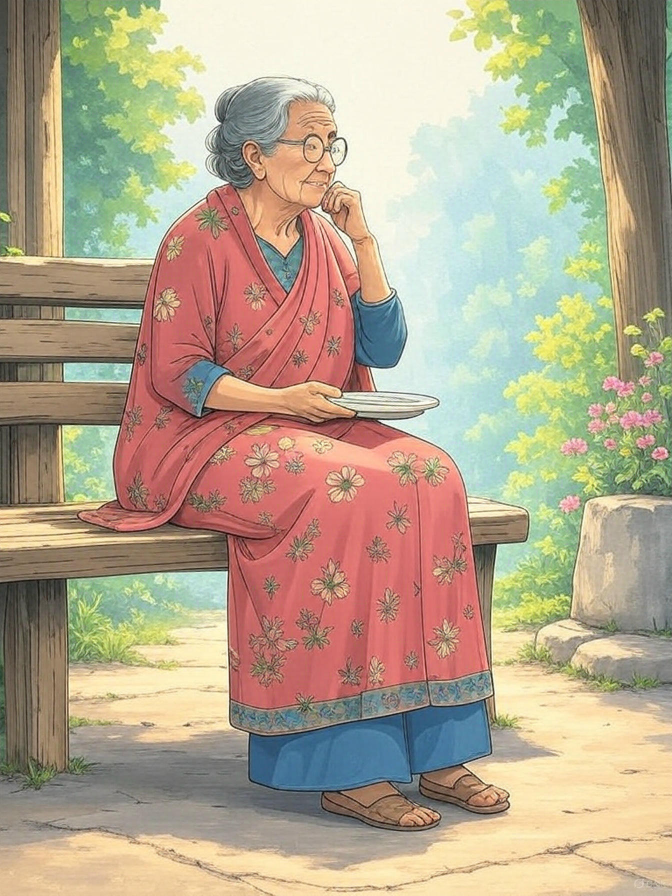
#> input picture images/newfile.png, 672 x 896 px, found by its file name
$ python adv6_binarisation.py
#> lines starting #> are read from the running program, lines starting #| are printed output that depends on the picture; after the words box and inside, x2 and y2 are one past the last pixel; in counts of white or black regions, pixels touching at a corner belong together
import cv2 as cv
import numpy as np
img=cv.imread("faceregonition/images/newfile.png")
#> img is the input picture: shape (896, 672, 3); mean B, G, R 142.4, 166.4, 181
cv.imshow('orgimage',img)
gray_image=cv.cvtColor(img,cv.COLOR_BGR2GRAY)
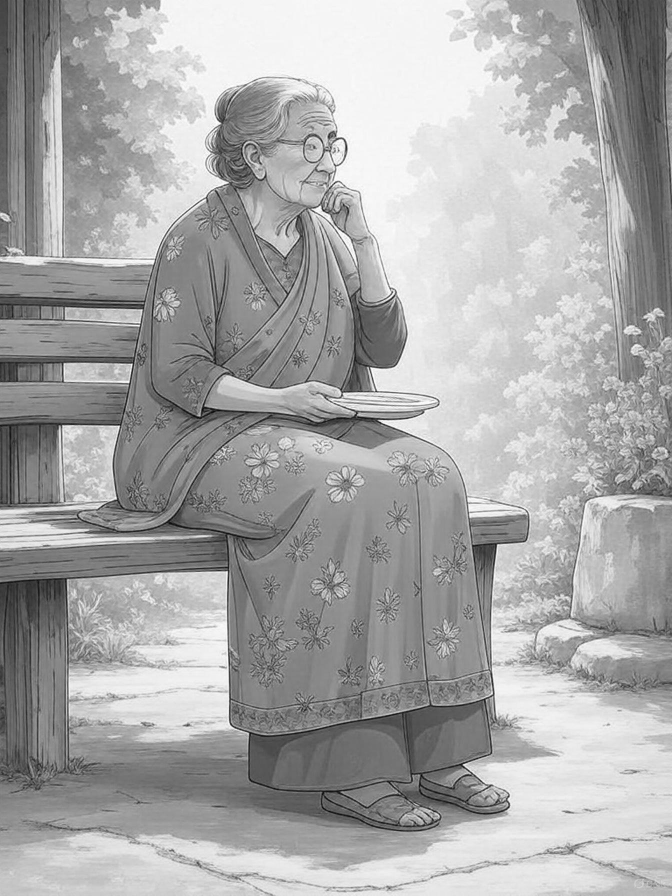
#> gray_image: shape (896, 672); min 9, max 254, mean 168

# Binarising the value of the image
# When the value of the pixel is greater than threshold than it turns white else black
threshold, thresh=cv.threshold(gray_image,205,255,cv.THRESH_BINARY)
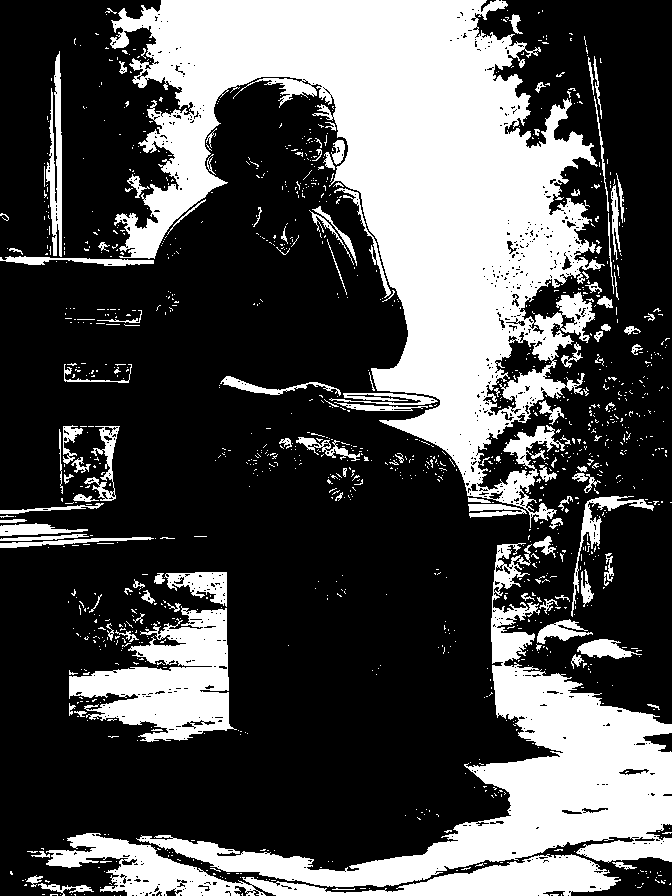
#> thresh: shape (896, 672); 31.4% white; 1269 white regions (1144 under 20 px), largest, box (x1, y1, x2, y2) and area: (110, 0, 605, 528) 104264, (136, 543, 672, 887) 36999, (46, 833, 621, 896) 12348
cv.imshow('Threshold',thresh)
threshold, invthresh=cv.threshold(gray_image,205,255,cv.THRESH_BINARY_INV)
cv.imshow('invThreshold',invthresh)

# Adaptive Thresholding
adaptive_thresholding=cv.adaptiveThreshold(gray_image,255,cv.ADAPTIVE_THRESH_MEAN_C,cv.THRESH_BINARY,11,0.01)
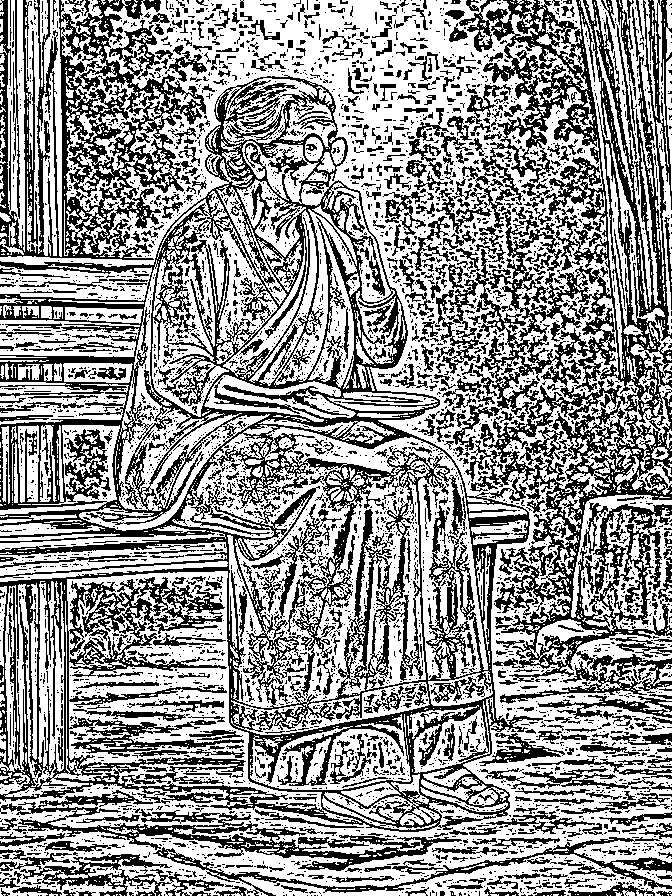
#> adaptive_thresholding: shape (896, 672); 58.6% white; 4376 black regions (3698 under 20 px), largest, box (x1, y1, x2, y2) and area: (0, 75, 543, 832) 96327, (446, 0, 672, 704) 53472, (0, 0, 206, 260) 19480
gadaptive_thresholding=cv.adaptiveThreshold(gray_image,255,cv.ADAPTIVE_THRESH_GAUSSIAN_C,cv.THRESH_BINARY,11,0.01)
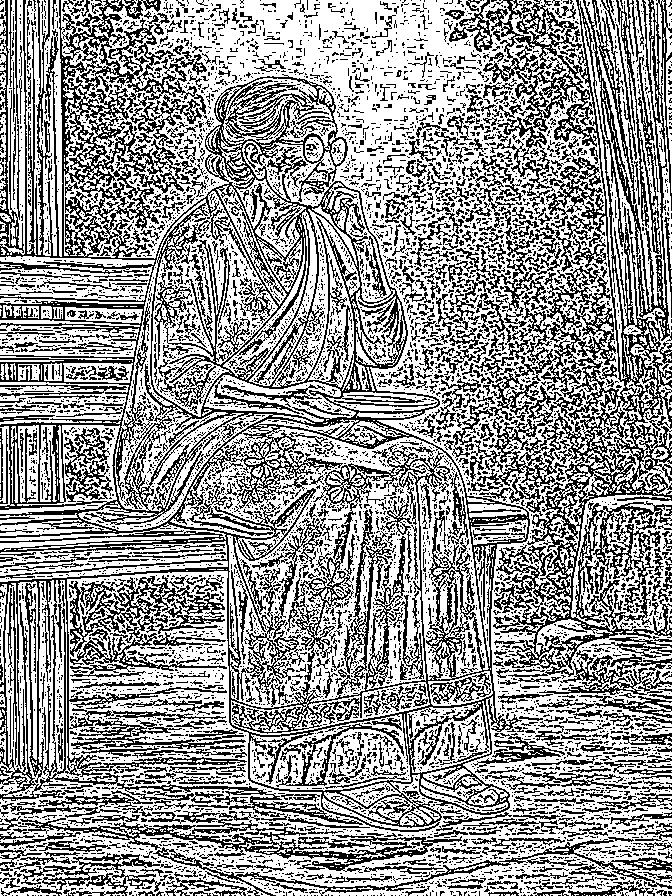
#> gadaptive_thresholding: shape (896, 672); 59.7% white; black in thin lines or dots
cv.imshow('Adaptive',adaptive_thresholding)
cv.imshow('gAdaptive',gadaptive_thresholding)
cv.waitKey(0)

$ run again, with images/ourimage.jpg saved as images/newfile.png
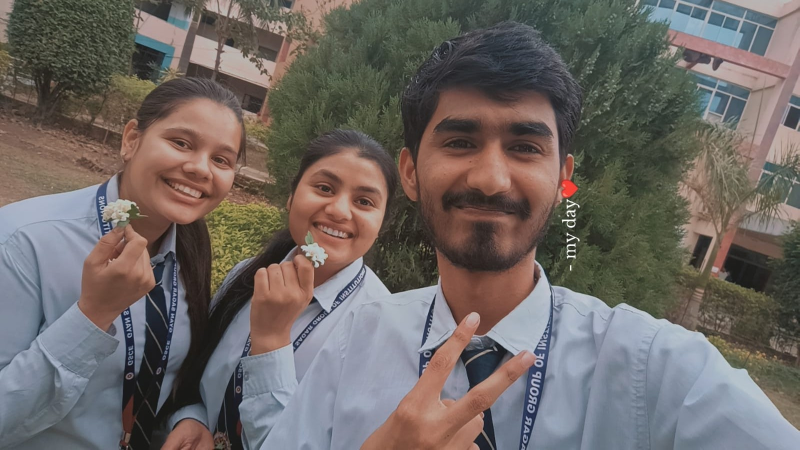
#> input picture images/ourimage.jpg, 1599 x 899 px, found by its file name (shown at 1/2 size)
#> img is the input picture: shape (899, 1599, 3); mean B, G, R 99.6, 103.1, 109.8
#> `threshold, thresh=cv.threshold(gray_image,205,255,cv.THRESH_BINARY)`:
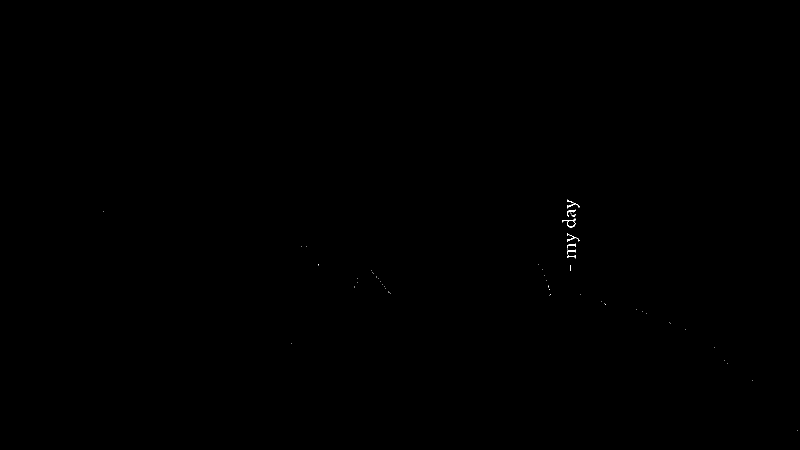
#> thresh: shape (899, 1599) (shown at 1/2 size); 0.04% white in thin lines or dots, all inside (x1, y1, x2, y2) = (207, 399, 1596, 862)
#> adaptive_thresholding: shape (899, 1599); 56.5% white; 6603 black regions (5087 under 20 px), largest, box (x1, y1, x2, y2) and area: (0, 0, 1599, 899) 333311, (209, 502, 356, 899) 13525, (1480, 270, 1599, 464) 7208
#> `gadaptive_thresholding=cv.adaptiveThreshold(gray_image,255,cv.ADAPTIVE..`:
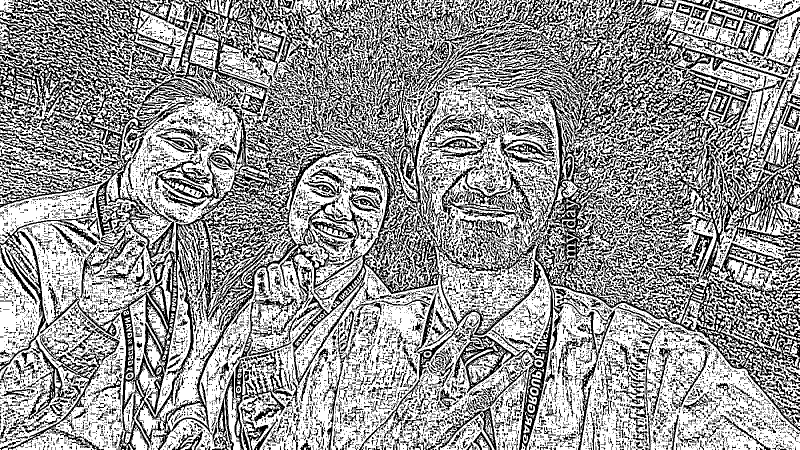
#> gadaptive_thresholding: shape (899, 1599) (shown at 1/2 size); 60% white; 12564 black regions (10408 under 20 px), largest, box (x1, y1, x2, y2) and area: (0, 0, 736, 899) 120182, (913, 0, 1599, 573) 78033, (903, 196, 1599, 899) 37461
